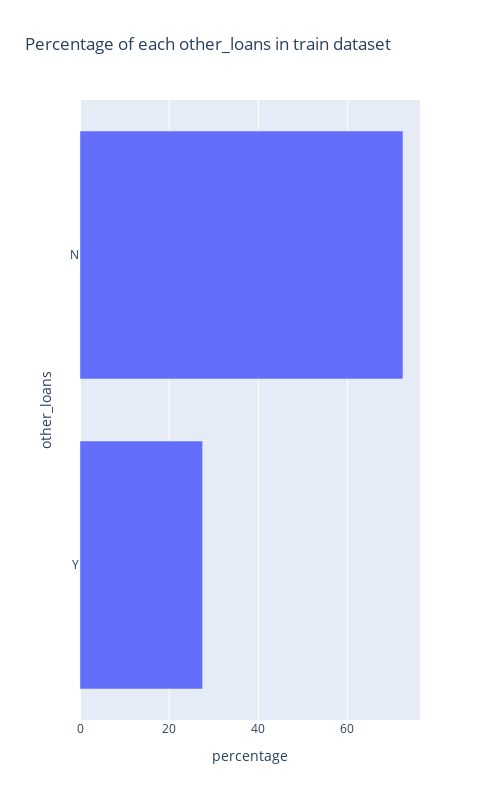

The notebook cell saved with this chart:
### Code cell
plot_categories_distribution(train, 'other_loans')

### Figure 1 — Plotly figure (JSON) as saved in the notebook; plotly's stock layout.template omitted (floating-point values rounded to 4 significant figures)
{"data": [{"alignmentgroup": "True", "hovertemplate": "percentage=%{x}<br>other_loans=%{y}<extra></extra>", "legendgroup": "", "marker": {"color": "#636efa", "pattern": {"shape": ""}}, "name": "", "offsetgroup": "", "orientation": "h", "showlegend": false, "textposition": "auto", "type": "bar", "x": [27.52, 72.48], "xaxis": "x", "y": ["Y", "N"], "yaxis": "y"}], "layout": {"barmode": "relative", "height": 800, "legend": {"tracegroupgap": 0}, "title": {"text": "Percentage of each other_loans in train dataset"}, "width": 500, "xaxis": {"anchor": "y", "domain": [0, 1], "title": {"text": "percentage"}}, "yaxis": {"anchor": "x", "domain": [0, 1], "tickmode": "linear", "title": {"text": "other_loans"}}}}
